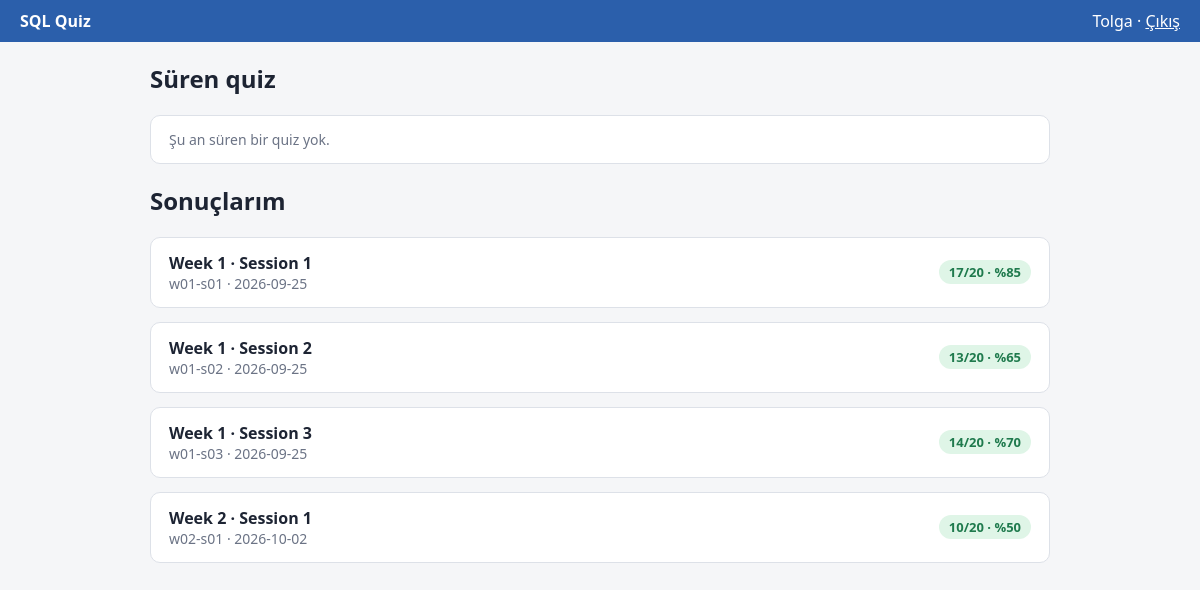
The app's page /ogrenci (signed in) with its own data.
### tables this page shows
CREATE TABLE oturumlar (
    id                 INTEGER PRIMARY KEY,
    kod                TEXT NOT NULL UNIQUE,         -- ör. 'w02-s01'
    baslik             TEXT NOT NULL,                -- ör. 'Week 2 · Session 1'
    hafta              INTEGER NOT NULL,
    durum              TEXT NOT NULL DEFAULT 'baslamadi',
    planlanan_sure_sn  INTEGER NOT NULL DEFAULT 180, -- resmi süre: 3 dakika
    baslangic          TEXT,                         -- hoca başlatınca dolar
    bitis              TEXT,                         -- hoca bitirince dolar

    CHECK (hafta > 0),
    CHECK (planlanan_sure_sn > 0),
    CHECK (durum IN ('baslamadi', 'suruyor', 'bitti')),

    -- Durum ile zamanlar tutarlı olmalı (isim verildi: hata mesajında görünür)
    CONSTRAINT durum_zaman_tutarliligi CHECK (
        (durum = 'baslamadi' AND baslangic IS NULL     AND bitis IS NULL)
     OR (durum = 'suruyor'   AND baslangic IS NOT NULL AND bitis IS NULL)
     OR (durum = 'bitti'     AND baslangic IS NOT NULL AND bitis IS NOT NULL
                             AND bitis >= baslangic)
    )
);

### app.py (the view, shortened to what this page needs)
@app.route("/ogrenci")
def ogrenci():
    if session.get("rol") != "ogrenci":
        return redirect(url_for("giris"))
    kullanici_id = session["kullanici_id"]
    baglanti = baglan()
    oturum = baglanti.execute(
        "SELECT * FROM v_oturum_durumu WHERE durum = 'suruyor'"
    ).fetchone()
    katildi = False
    sorular = []
    cevaplar = {}       # soru_id -> öğrencinin verdiği cevap
    sonuclar = baglanti.execute(
        """SELECT o.kod, o.baslik, o.bitis, r.dogru, r.soru_sayisi, r.yuzde
           FROM v_sonuclar r
           JOIN oturumlar o ON o.id = r.oturum_id
           WHERE r.kullanici_id = ? AND o.durum = 'bitti'
           ORDER BY o.id""",
        (kullanici_id,),
    ).fetchall()
    baglanti.close()
    return render_template("ogrenci.html", oturum=oturum, katildi=katildi,
                           sorular=sorular, cevaplar=cevaplar, sonuclar=sonuclar)

### app.py (called while the page is built)
def baglan():
    baglanti = sqlite3.connect(VERITABANI)
    baglanti.row_factory = sqlite3.Row
    baglanti.execute("PRAGMA foreign_keys = ON;")
    return baglanti

### templates/ogrenci.html (shortened to what this page needs)
{% extends "base.html" %}
{% block icerik %}
<h2>Süren quiz</h2>
{% if not oturum %}
  <div class="kart soluk">Şu an süren bir quiz yok.</div>
{% endif %}
<h2>Sonuçlarım</h2>
{% for s in sonuclar %}
  <div class="kart" style="display: flex; justify-content: space-between; align-items: center;">
    <div><b>{{ s["baslik"] }}</b><div class="soluk">{{ s["kod"] }} · {{ s["bitis"][:10] }}</div></div>
    <span class="rozet yesil">{{ s["dogru"] }}/{{ s["soru_sayisi"] }} · %{{ "%g"|format(s["yuzde"]) }}</span>
  </div>
{% else %}
  <div class="kart soluk">Henüz bitmiş bir quizin yok.</div>
{% endfor %}
{% endblock %}

### templates/base.html (style rules this page uses)
body { font-family: "Segoe UI", Arial, sans-serif; background: #f5f6f8; color: #1d2433; margin: 0; }
.kart { background: #fff; border: 1px solid #dde1e8; border-radius: 10px; padding: 14px 18px; margin-bottom: 14px; }
.soluk { color: #6b7385; font-size: 14px; }
.rozet { display: inline-block; padding: 3px 10px; border-radius: 12px; font-size: 13px; font-weight: 600; }
.yesil { background: #dff5e7; color: #1f7a4d; }

### records on screen
oturumlar: baslik "Week 1 · Session 1", kod "w01-s01", s "2026-09-25", dogru "17", soru_sayisi "20", yuzde "85"
oturumlar: baslik "Week 1 · Session 2", kod "w01-s02", s "2026-09-25", dogru "13", soru_sayisi "20", yuzde "65"
oturumlar: baslik "Week 1 · Session 3", kod "w01-s03", s "2026-09-25", dogru "14", soru_sayisi "20", yuzde "70"
oturumlar: baslik "Week 2 · Session 1", kod "w02-s01", s "2026-10-02", dogru "10", soru_sayisi "20", yuzde "50"

### other values on screen
{{ session["ad"] }} "Tolga"
